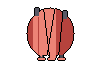

Source code (Python):
"""83 redo: rough source for the block (the user: "the wings should completely cover instead of being extended, use
pixellab"): both wings wrapped right round the body like a roosting bat, only the feet below. Not final art: PixelLab
redraws it. Writes sketch.png (100x68, feet on the fly pose's row + the 2-row padding).

    python art/enemies/pixellab/83_beast_of_barrisdale/redo/poses/cocoon/sketch.py
"""
from pathlib import Path
from PIL import Image
HERE = Path(__file__).resolve().parent
K, MID, DARK = (0, 0, 0), (0x59, 0x59, 0x65), (0x47, 0x47, 0x51)
SALMON, RIB = (0xec, 0x84, 0x76), (0xb6, 0x43, 0x3d)
W, H = 100, 68
g = {}
CX, CY, RX, RY = 50, 33, 23, 25
inside = lambda x, y: ((x - CX) / RX) ** 2 + ((y - CY) / RY) ** 2 <= 1
for y in range(H):
    for x in range(W):
        if inside(x, y) and not (y > 50 and (x // 7) % 2 == 0 and y > 54):     # scalloped hem
            g[x, y] = RIB if x > 55 or x < 33 else SALMON
for y in range(H):                                                              # the near wing's edge lapping over, the ribs
    for x in range(W):
        if (x, y) in g:
            if x == 54 - (y - 8) // 6: g[x, y] = K
            if x in (38, 66) and y > 16 and y % 1 == 0: g[x, y] = RIB
            if x == 44 + (y - 12) // 8 or x == 62 - (y - 12) // 10: g[x, y] = K
for x, y0 in ((36, 8), (64, 8)):                                                # the wrists on top
    for y in range(y0, y0 + 8):
        for dx in (-1, 0, 1, 2): g[x + dx, y + (x - 50) // 8 + 2] = MID
for fx in (40, 50, 60):                                                         # three feet below the hem
    for y in range(54, 60):
        for dx in range(0, 3): g.setdefault((fx + dx, y), DARK)
    for dx in range(-2, 5):
        g[fx + dx, 59] = SALMON
        g[fx + dx, 58] = SALMON
out = Image.new('RGBA', (W, H))
for p, c in g.items(): out.putpixel(p, c + (255,))
px = out.load()
for x, y in [(x, y) for y in range(H) for x in range(W) if not px[x, y][3]]:
    if any(0 <= x + a < W and 0 <= y + b < H and px[x + a, y + b][3] and px[x + a, y + b][:3] != K for a, b in ((1, 0), (-1, 0), (0, 1), (0, -1))):
        px[x, y] = K + (255,)
out.save(HERE / 'sketch.png')
print(out.getbbox())
